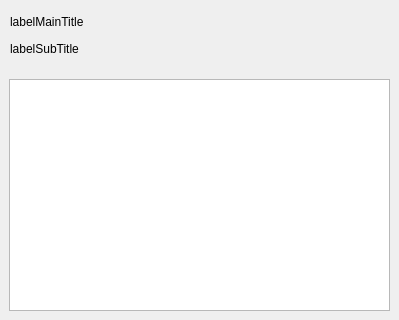
<?xml version="1.0" encoding="UTF-8"?>
<ui version="4.0">
 <class>InfoDialog</class>
 <widget class="QDialog" name="InfoDialog">
  <property name="geometry">
   <rect>
    <x>0</x>
    <y>0</y>
    <width>399</width>
    <height>320</height>
   </rect>
  </property>
  <property name="windowTitle">
   <string>Info</string>
  </property>
  <layout class="QVBoxLayout" name="verticalLayout">
   <property name="spacing">
    <number>0</number>
   </property>
   <property name="leftMargin">
    <number>0</number>
   </property>
   <property name="topMargin">
    <number>0</number>
   </property>
   <property name="rightMargin">
    <number>0</number>
   </property>
   <property name="bottomMargin">
    <number>0</number>
   </property>
   <item>
    <widget class="QFrame" name="header">
     <property name="sizePolicy">
      <sizepolicy hsizetype="Preferred" vsizetype="Fixed">
       <horstretch>0</horstretch>
       <verstretch>0</verstretch>
      </sizepolicy>
     </property>
     <property name="minimumSize">
      <size>
       <width>0</width>
       <height>70</height>
      </size>
     </property>
     <layout class="QVBoxLayout" name="headerLayout">
      <property name="spacing">
       <number>3</number>
      </property>
      <property name="leftMargin">
       <number>10</number>
      </property>
      <property name="topMargin">
       <number>10</number>
      </property>
      <property name="bottomMargin">
       <number>10</number>
      </property>
      <item>
       <widget class="QLabel" name="labelMainTitle">
        <property name="text">
         <string>labelMainTitle</string>
        </property>
       </widget>
      </item>
      <item>
       <widget class="QLabel" name="labelSubTitle">
        <property name="text">
         <string>labelSubTitle</string>
        </property>
       </widget>
      </item>
     </layout>
    </widget>
   </item>
   <item>
    <widget class="QFrame" name="content">
     <layout class="QVBoxLayout" name="contentLayout">
      <item>
       <widget class="QPlainTextEdit" name="textEditInfo"/>
      </item>
     </layout>
    </widget>
   </item>
  </layout>
 </widget>
 <resources/>
 <connections/>
</ui>
